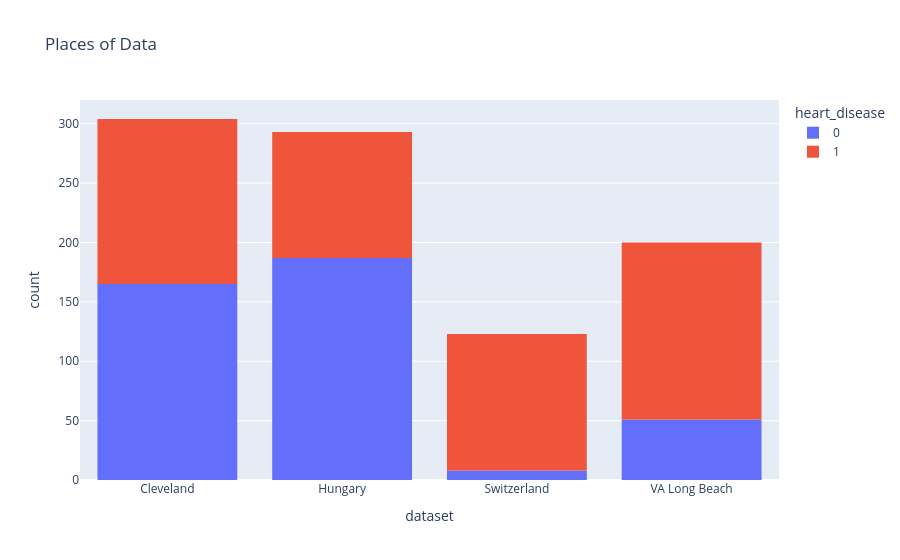

Notebook source saved alongside this figure:
### Code cell
px.histogram(heart_df,x= "dataset",color="heart_disease", title="Places of Data")

### Figure 1 — Plotly figure (JSON) as saved in the notebook; plotly's stock layout.template omitted (floating-point values rounded to 4 significant figures; data arrays with more than 128 entries replaced by an {"elided": "..."} marker saying what was removed)
{"data": [{"bingroup": "x", "hovertemplate": "heart_disease=0<br>dataset=%{x}<br>count=%{y}<extra></extra>", "legendgroup": "0", "marker": {"color": "#636efa", "pattern": {"shape": ""}}, "name": "0", "orientation": "v", "showlegend": true, "type": "histogram", "x": {"elided": "411 str values"}, "xaxis": "x", "yaxis": "y"}, {"bingroup": "x", "hovertemplate": "heart_disease=1<br>dataset=%{x}<br>count=%{y}<extra></extra>", "legendgroup": "1", "marker": {"color": "#EF553B", "pattern": {"shape": ""}}, "name": "1", "orientation": "v", "showlegend": true, "type": "histogram", "x": {"elided": "509 str values"}, "xaxis": "x", "yaxis": "y"}], "layout": {"barmode": "relative", "legend": {"title": {"text": "heart_disease"}, "tracegroupgap": 0}, "title": {"text": "Places of Data"}, "xaxis": {"anchor": "y", "domain": [0, 1], "title": {"text": "dataset"}}, "yaxis": {"anchor": "x", "domain": [0, 1], "title": {"text": "count"}}}}
